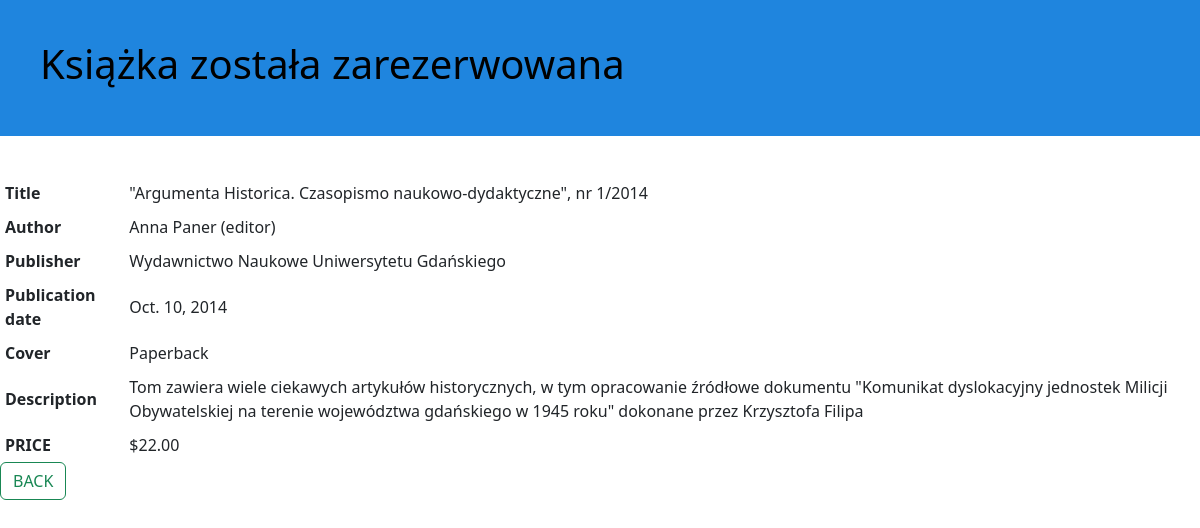
The page /10 on the database its author committed.
### book/models.py (models this page shows, shortened)
class Book(models.Model):
    main = models.ForeignKey(BookMain, on_delete=models.CASCADE)
    detail = models.OneToOneField(BookDetail, on_delete=models.PROTECT)

class BookMain(models.Model):
    title = models.TextField(max_length=400)
    author = models.CharField(max_length=200)

class BookDetail(models.Model):
    BOOK_COVER=[
        ("PAP", "Paperback"),
        ("HAR", "Hardcover"),
    ]
    publisher = models.TextField(max_length=300)
    publication_date = models.DateField()
    description = models.TextField()
    cover = models.CharField(max_length=3, choices=BOOK_COVER)
    price = models.DecimalField(max_digits=9, decimal_places=2, validators=[MinValueValidator(0.0)])

### website/views.py (the view)
# urls.py: path("<int:pk>", book_view, name="book"),
def book_view(request, pk):
    template="book.html"
    context = {}
    if request.method == "GET":
        book = Book.objects.get(id=pk)
        context["book"] = book
        return render(request, template, context)
    return redirect("main")

### website/templates/book.html (shortened to what this page needs)
{% extends "base.html" %}
{% load static %}
{% block content %}
<html lang="en">
    <head>
        <link href="https://cdn.jsdelivr.net/npm/bootstrap@5.3.0-alpha3/dist/css/bootstrap.min.css" rel="stylesheet">
        <link rel="stylesheet" href="{% static 'css/book.css' %}">
    </head>
<body>
    <div class="website-header">
        <h1>Książka została zarezerwowana</h1>
    </div>
</body>
</html>
<table>
    <tr>
        <th>Title</th>
        <td>{{ book.main.title }}</td>
    </tr>
    <tr>
        <th>Author</th>
        <td>{{ book.main.author }}</td>
    </tr>
    <tr>
        <th>Publisher</th>
        <td>{{ book.detail.publisher }}</td>
    </tr>
    <tr>
        <th>Publication date</th>
        <td>{{ book.detail.publication_date }}</td>
    </tr>
    <tr>
        <th>Cover</th>
        <td>{{ book.detail.get_cover_display }}</td>
    </tr>
    <tr>
        <th>Description</th>
        <td>{{ book.detail.description }}</td>
    </tr>
    <tr>
        <th>PRICE</th>
        <td>${{ book.detail.price }}</td>
    </tr>
</table>
<table>
    <tr>
        <a class="btn btn-outline-success" href="{% url 'main' %}"> BACK </a>
    </tr>
</table>
{% endblock content %}

### website/static/css/book.css (style rules this page uses)
.website-header { background-color: #1F85DE; color: black; margin-bottom: 40px; padding: 40px 40px 40px 40px; }

### website/templates/base.html (style rules this page uses)
td, th { text-align:left; padding: 5px; }

### rows shown on the page
Book: main "\"Argumenta Historica. Czasopismo naukowo-dydaktyczne\", nr 1/2014", main.author "Anna Paner (editor)", detail.publisher "Wydawnictwo Naukowe Uniwersytetu Gdańskiego", detail.publication_date "Oct. 10, 2014", detail.cover "Paperback", detail.description "Tom zawiera wiele ciekawych artykułów historycznych, w tym opracowanie źródłowe dokumentu \"Komunikat dyslokacyjny jednostek Milicji Obywatelskiej na terenie województwa gdańskiego w 1945 roku\" dokonane przez Krzysztofa Filipa", detail.price "22.00"
